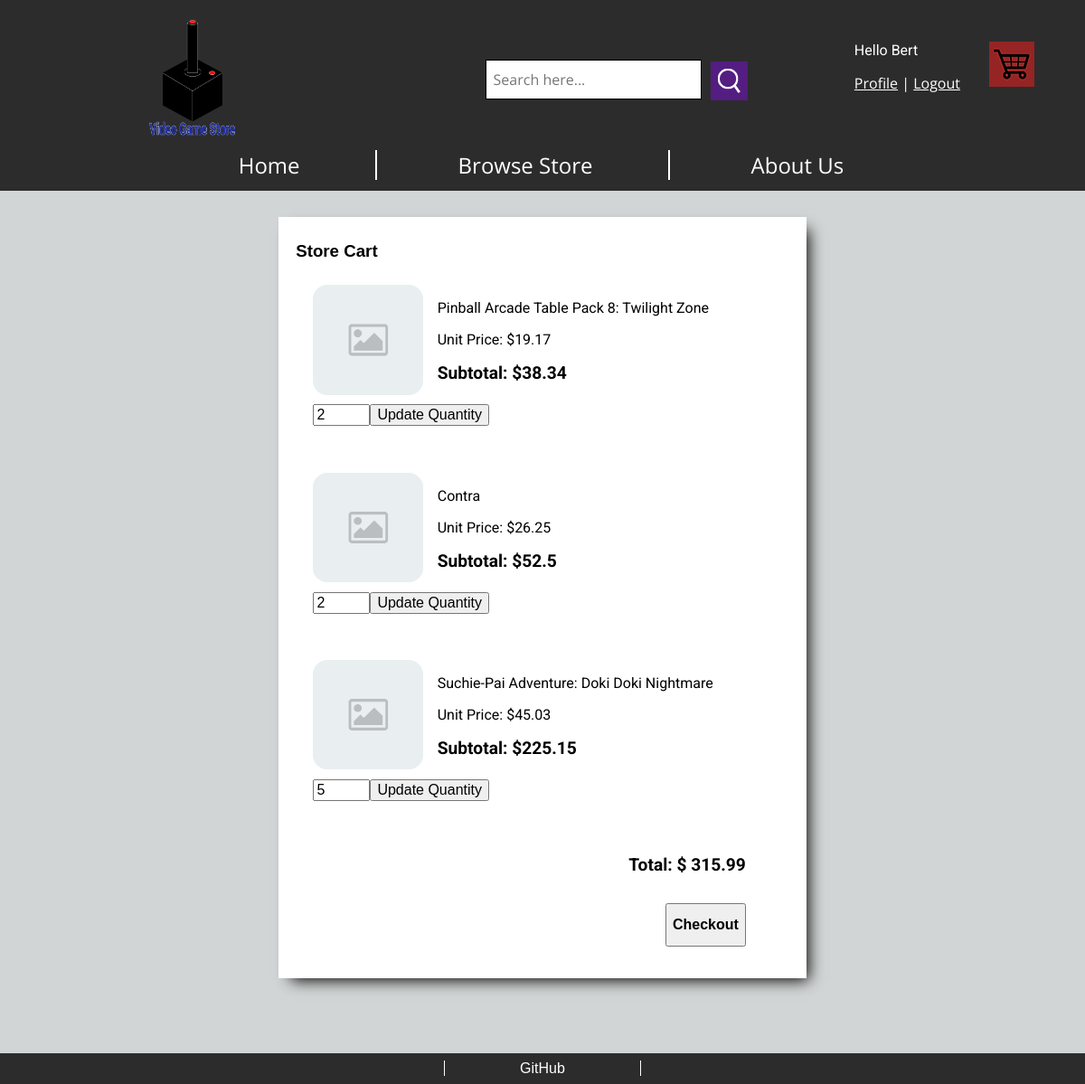
Screenshot of /checkout.php (signed in) with the database file from the repository.
### tables this page shows
CREATE TABLE `cart` (
  `cartID` int(10) NOT NULL,
  `productID` int(10) NOT NULL,
  `customerID` int(10) NOT NULL,
  `quantity` int(3) NOT NULL,
  `status` varchar(30) NOT NULL
);

CREATE TABLE `product` (
  `productID` int(6) NOT NULL,
  `productName` text NOT NULL,
  `price` int(7) NOT NULL,
  `features` text DEFAULT NULL,
  `discount` decimal(6,0) DEFAULT NULL,
  `genre` varchar(20) NOT NULL,
  `console` varchar(100) NOT NULL,
  `releaseDate` date NOT NULL,
  `finalPrice` double GENERATED ALWAYS AS (`price` * (100.0 - `discount`) / 100.0) STORED,
  `productDesc` varchar(10000) NOT NULL
);

### checkout.php (the view, shortened to what this page needs)
<!DOCTYPE html>
<html lang="en">
  <head>
    <link rel="stylesheet" href="css/grid.css">
    <link rel="stylesheet" href="css/styles.css">
    <link rel="stylesheet" href="css/normalize.css">
  </head>
  <body>
  <?php
    $dbhost = "localhost";
    $dbuser = "root";
    $dbpass = "";
    $dbname = "benedict_wong";
    $connect = mysqli_connect($dbhost, $dbuser, $dbpass, $dbname);
    $customerID = $_SESSION['valid_user_id'];
    $totalPrice = 0;
  ?>
  <header id="header">
        <div class="header-menu ">
          <div class="header-row-1">
            <img class="nav-main-logo-img" src="img/Logo.png" alt="Logo" onclick="pointTo('index.php')"/>
            <div class="header-row-2">
              <input type="text" placeholder="Search here...">
              <img onclick="pointTo('catalog.php')" src="img/search-icon.png" alt="search-icon"/>
            </div>
            <nav class="nav-row-1">
              <div class="nav-main-item">
                <section class="profile-cart">
                <?php
                  if(isset($_SESSION['valid_user']) && $_SESSION['valid_user'] !== "")
                  {
                    echo '<div class="profile-box"><p>Hello  ' .$_SESSION['valid_user_name']. '</p>';
                    echo '<a href="profile.php">Profile</a>';
                    echo ' | ';
                    echo '<a href="logout.php">Logout</a>';
                    echo '</div>';
                  }
                  else
                  {
                    echo '<p>You are not logged in.</p><p><a href="login.php">Log In </a></p><br><p><a href="register.php">Register</a></p>';
                    echo '';
                  }
                ?>
                  <a href="checkout.php" class="cart-nav"><img src="img/cart_icon.png" alt="cart-icon"></a>
                </section>
              </div>
            </nav>
          </div>
          <div class="header-row-3">
          <nav class="nav-row-3">
              <a href="index.php" class="nav-main-item">Home</a>
              <a href="catalog.php" class="nav-main-item">Browse Store</a>
              <a href="about.php" class="nav-main-item">About Us</a>
            </nav>
          </div>
        </div>
    </header>
<main class="main-content">
    <div class="cart cart-container">
        <div class="cart-info-box">
            <h3>Store Cart</h3>
            <?php
            if(isset($_SESSION['valid_user']) && $_SESSION['valid_user'] !== "")
            {
                $query = "SELECT * from cart INNER JOIN product ON cart.productID = product.productID INNER JOIN customer ON cart.customerID = customer.customerID WHERE cart.customerID = $customerID AND status ='unpaid'";
                $result = mysqli_query($connect, $query);
                if(!$result)
                {
                  echo "Failure: " . mysqli_error($connect);
                  die("Database query failed.");
                }
                else
                {
                  echo '<div class=" cart-box">';
                  while($row = mysqli_fetch_assoc($result))
                  {
                    echo '<form method="POST">';
                    echo '<div class="cart-item">';
                      echo '<img src="img/default-placeholder-image.png" alt="'. $row['productName'].'"/>';
                      echo '<div class="cart-item-description">';
                      echo '<p>'. $row['productName']. '</p>';
                      echo '<p>Unit Price: $'. $row['finalPrice']. '</p>';
                      echo '<p class="price">Subtotal: $'. ($row['finalPrice'] * $row['quantity']). '</p>';
                      echo '<input type="number" name="quantity" min="1" max="99" value="'.$row['quantity'].'">';
                      echo '<input type = "submit" name="updateQuantity" id = "update" value = "Update Quantity">';
                      echo '</div>';
                    echo '</div>';
                    echo '</form>';
                    $totalPrice += $row['finalPrice'] * $row['quantity'];
                  }
                  echo '</div>';
                }
            }
              else
              {
                echo 'You must be logged in to check your cart.';
              }
            ?>
            <div class="cart-footer">
              <p class="price">Total: $ <?php echo $totalPrice;?> </p>
              <div class="add-to-cart-button">
              <button type="button" class="checkout-button" onclick="pointTo('#')">Checkout</button>
              </div>
            </div>
        </div>
    </div>
</main>
  <footer>
    <nav>
      <a href="https://github.com/iat352-fall-2020/video-game-store">GitHub</a>
    </nav>
  </footer>
  </body>
</html>

### css/grid.css (style rules this page uses)
*, *::before, *::after { box-sizing: border-box; min-width: 0; }
.header-menu { padding-top: 0.1em; margin: 0; display: flex; flex-flow: column wrap; }
.header-menu .nav-main-item { color:white; }
.header-row-1 { display:flex; flex-flow: row nowrap; justify-content: space-between; }
.nav-main-logo-img { height: 10em; margin-left: 10em; margin-right: 10em; }
.nav-row-1 { flex:30%; margin-left: auto; margin-right: 1.5em; }
.nav-main-item { margin-top: 1.5em; padding-right: 0.5em; width: 100%; height: auto; }
.profile-cart { display:flex; flex-flow: row nowrap; justify-content: flex-end; }
.profile-cart p { text-align: left; padding-right: 1em; }
.header-row-2 { flex:60%; align-self: center; text-align: center; margin: 0 1em; margin-bottom: 1em; height:50%; margin-top: 2em; vertical-align: middle; }
.header-row-2 input { outline:none; padding-top: 0.6em; padding-bottom: 0.6em; padding-left: 0.5em; border: 0.1em solid black; margin: 0.8em 0; margin-top: 0em; width:50%; height:100%; }
.header-row-2 img { margin-left: 0.35em; padding:0.5em; max-height: 100%; vertical-align: middle; background-color: #541D81; }
.header-row-3 { display:flex; flex-wrap: nowrap; align-self: center; flex: 0 0 50%; justify-content: space-around; padding-bottom: 0.5em; font-size: 1.5em; }
.nav-row-3 a { text-align: center; align-items: center; padding: 0 6.95vw; }
.nav-row-3 a { border-right: 0.1em solid white; }
.nav-row-3 a:last-child { padding-right: 7.2vw; border-right: none; }
.nav-main-item img { padding-right: 0.5em; }
.main-content { padding-top: 12em; padding-left: 1em; padding-right: 1em; display: flex; flex-wrap: wrap; transition: padding-top 0.5s; justify-content: center; align-self: center; height: 20rem; }
.cart { display: flex; flex-flow:row nowrap; flex:100%; margin-top: 3em; margin-bottom: 5em; }
.cart-box { display:flex; flex-wrap:nowrap; flex-direction:column; margin-top:1em; }
.add-to-cart-button { margin-top: 0.5em; flex:1 1 100%; }
footer { position:fixed; padding-left: 1em; margin-top: 5em; padding:0.5em 0; z-index: 999; bottom:0; width:100%; background-color: rgb(44, 44, 44); color:white; text-align: center; }
footer a { color:white !important; padding: 0 6.95vw; }
footer a:first-child { border-right: 0.1em solid white; }
footer a:last-child { border-left: 0.1em solid white; }

### css/styles.css (style rules this page uses)
header { padding-top: 0.3em; background-color: #2c2c2c; position: fixed; width:100%; font-family: 'Open Sans', sans-serif; z-index:999; }
#header { top: 0; transition: top 0.5s; }
body { background-color: #D2D5D5; height:100%; }
p { font-family: 'Roboto', sans-serif; }
a { text-decoration: none; }
a, a:visited { color:black; }
.profile-box { flex-direction: column; margin-right:1em; }
.price { margin-top: 0; font-size: 1.2em; font-weight: bolder; padding-bottom: 0.2em; }
.cart-item { padding: 0.5em 1.2em 1.2em; background-color: white; overflow:auto; z-index: 1; margin-bottom: 1.5em; max-width: 100%; width:96%; }
.cart-item >img { float:left; width: 25%; height: auto; border-radius: 1em; margin-right: 1em; }
.cart-info-box { padding: 0.5em 1.2em 1.2em; box-shadow: 0.5em 0.5em 1em -0.4em; background-color: white; overflow:auto; z-index: 1; max-width: 100%; width:90%; margin:0% 25% 10% 25%; text-align-last:end; }
.cart-item-description { text-align-last:left; }
.cart-info-box > h3 { text-align-last:left; }
.cart-nav { margin:1em; }
.cart-footer { display:flex; flex-direction:column; align-items:flex-end; padding:1em 3em 1em 1em; }
.checkout-button { height:3em; font-weight:bolder; }
.profile-cart a { text-decoration:underline; color:white; }

### rows the page displays
cart: productID.productName "Pinball Arcade Table Pack 8: Twilight Zone", productID.finalPrice "19.17", $row['finalPrice'] * $row['quantity'] "38.34", quantity "2"
cart: productID.productName "Contra", productID.finalPrice "26.25", $row['finalPrice'] * $row['quantity'] "52.5", quantity "2"
cart: productID.productName "Suchie-Pai Adventure: Doki Doki Nightmare", productID.finalPrice "45.03", $row['finalPrice'] * $row['quantity'] "225.15", quantity "5"

### other values shown
$_SESSION['valid_user_name'] "Bert"
$totalPrice "315.99"
